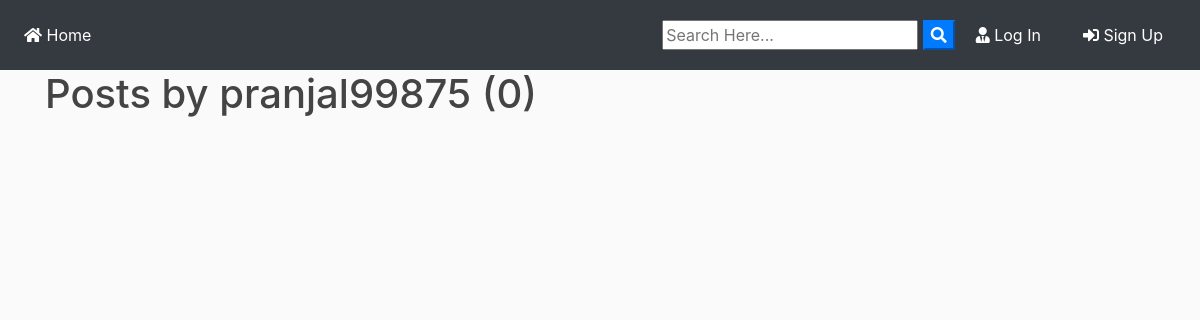
Page /user/pranjal99875 on the earlier database version.
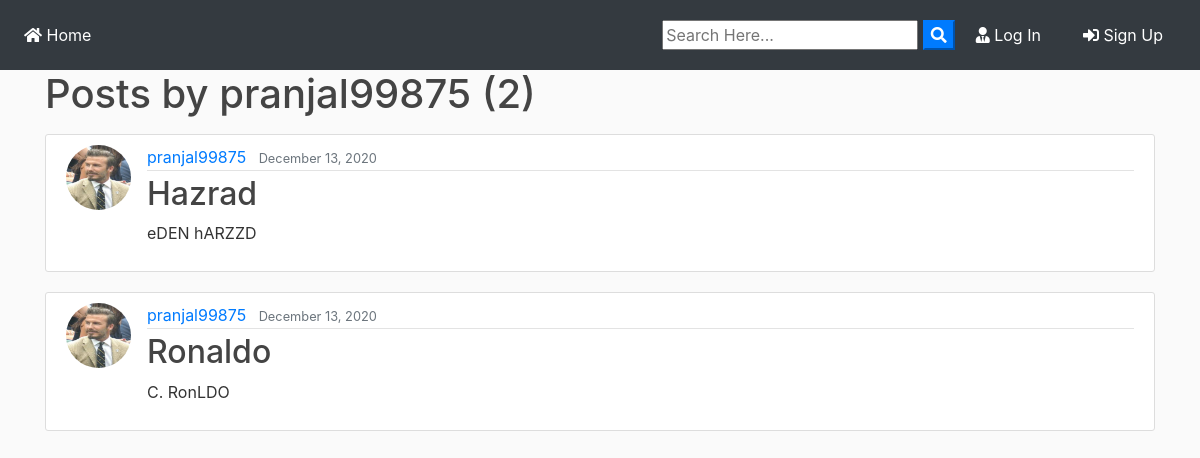
Same page on the later database version.
### blog/models.py (models this page shows, shortened)
class Post(models.Model):
	title = models.CharField(max_length=100)
	file = models.FileField(null=True,blank=True,upload_to='Files')
	content = models.TextField()
	date_posted = models.DateTimeField(default=timezone.now)
	author = models.ForeignKey(User, on_delete=models.CASCADE)
	private = models.BooleanField()

### users/models.py (models this page shows, shortened)
class Profile(models.Model):
    user = models.OneToOneField(User, on_delete=models.CASCADE)
    image = models.ImageField(default='default.jpg', upload_to='profile_pics')

### blog/views.py (the view)
# urls.py: path('user/<str:username>', UserPostListView.as_view(), name='user-posts'),
class UserPostListView(ListView):
    model = Post
    template_name = 'blog/user_posts.html'  # <app>/<model>_<viewtype>.html
    context_object_name = 'posts'
    paginate_by = 2
    def get_queryset(self):
        user = get_object_or_404(User, username=self.kwargs.get('username'))
        return Post.objects.filter(author=user).order_by('-date_posted')

### blog/templates/blog/user_posts.html (shortened to what this page needs)
{% extends "blog/base.html" %}
{% block content %}
    <h1 class="mb-3">Posts by {{ view.kwargs.username }} ({{ page_obj.paginator.count }})</h1>
    {% for post in posts %}
        <article class="media content-section">
          <img class="rounded-circle article-img" src="{{ post.author.profile.image.url }}">
          <div class="media-body">
            <div class="article-metadata">
              <a class="mr-2" href="{% url 'user-posts' post.author.username %}">{{ post.author }}</a>
              <small class="text-muted">{{ post.date_posted|date:"F d, Y" }}</small>
            </div>
            <h2><a class="article-title" href="{% url 'post-detail' post.id %}">{{ post.title }}</a></h2>
            <p class="article-content">{{ post.content }}</p>
          </div>
        </article>
    {% endfor %}
{% endblock content %}

Differences in the rows shown:
added Post: author.profile.image (picture), author "pranjal99875", date_posted "December 13, 2020", title "Hazrad", content "eDEN hARZZD"
added Post: author.profile.image (picture), author "pranjal99875", date_posted "December 13, 2020", title "Ronaldo", content "C. RonLDO"
Other differences:
{{ page_obj.paginator.count }}: "0" → "2"
